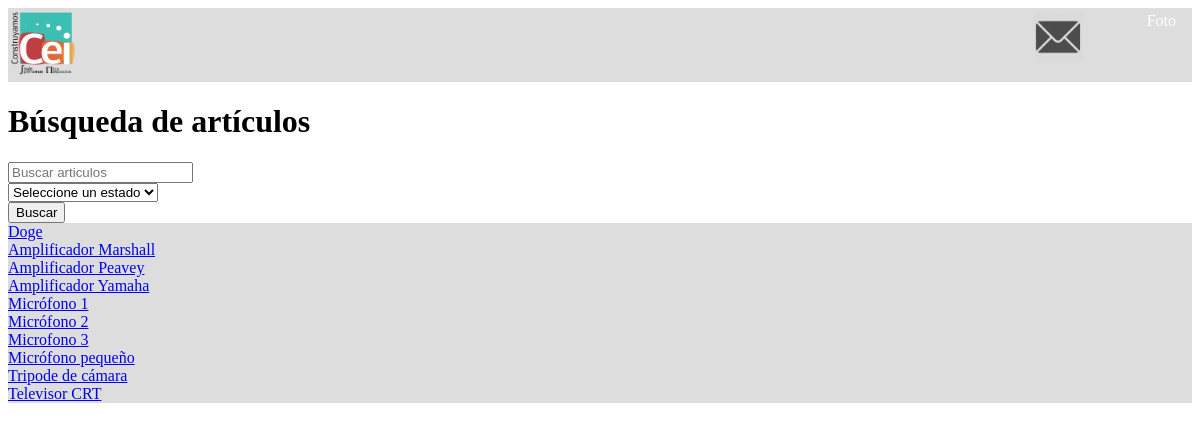
Before: /user/busqueda/ with the older database file.
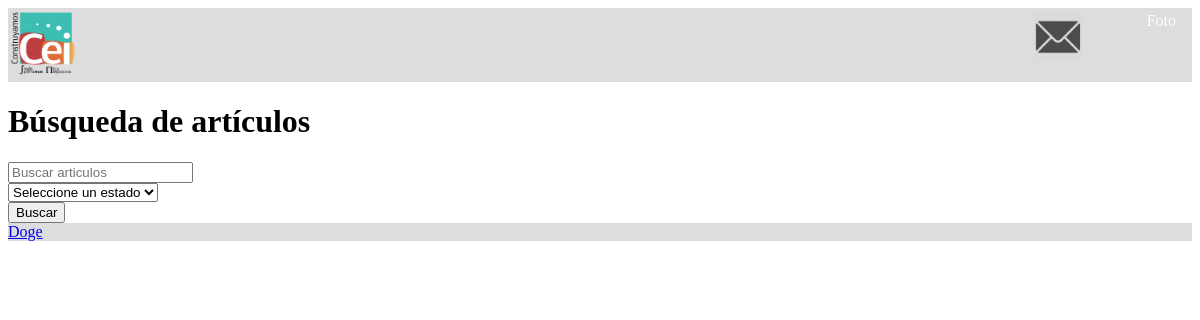
After: the same page with the newer database file.
### articulos/models.py (models this page shows)
class Articulos(models.Model):
    ESTADOS_ART = ((1, 'Disponible'), (2, 'Prestado'), (3, 'Reparación'), (4, 'Perdido'))
    estado_articulo = models.IntegerField(choices=ESTADOS_ART, default=1)
    nombre_articulo = models.CharField(max_length=200)
    descripcion_articulo = models.CharField(max_length=1500)
    id_articulo = models.IntegerField()
    foto_articulo = models.ImageField(upload_to='uploads/fotos_articulos')

### userlanding/views.py (the view)
# urls.py: path('user/busqueda/', user_views.busqueda, name='nombre_articulo'),
def busqueda(request):
    resultados = Articulos.objects.all()
    search_name = request.GET.get("nombre")
    if search_name:
        resultados = resultados.filter(nombre_articulo__icontains=search_name)
    search_status = request.GET.get("estado")
    if search_status and search_status != '0':
        resultados = resultados.filter(estado_articulo=search_status)
    context = {'resultados' : resultados}
    return render(request, 'busqueda_articulos.html', context)

### templates/busqueda_articulos.html (shortened to what this page needs)
<!DOCTYPE html>
<html lang="es">
<head>
</head>
{% extends "TopBar.html" %}
{% block content %}
<h1>Búsqueda de artículos</h1>
<form method="GET" action="">
    <input type="text" name="nombre" placeholder="Buscar articulos"/> <br>
    <select name="estado">
        <option value="0">Seleccione un estado</option>
    </select> <br>
    <input type="submit" value="Buscar"/>
</form>
<ul>
{%for articulo in resultados %}
    <a href="/articulos/{{ articulo.id }}">{{ articulo.nombre_articulo }}</a> <br>
{% endfor %}
</ul>
{% endblock %}

### templates/TopBar.html (shortened to what this page needs)
<!DOCTYPE html>
<html lang="es">
<head>
</head>
<header>
<ul>
  <li><img id="LogoCEI" src="/media/cosas/logoCEI2014.png" onclick="" alt="Mountain View" width="70" height="70"><br></li>
  <div class="right">
  <li><a><img id="Mail" src="/media/cosas/mailIcon.png" onclick="" alt="Mountain View" width="50" height="50"></a></li>
  <li><a href="#Nombre de usuario"> {{ perfil.nombre }} </a></li>
  <li><a href="#foto">Foto</a></li>
  </div>
</ul>
</header>
<body>
    {% block content %}
    {% endblock %}
</body>
</html>

### templates/TopBar.html (style rules this page uses)
ul { list-style-type: none; margin: 0; padding: 0; overflow: hidden; background-color: #ddd; }
li { float: left; }
li a { display: block; color: white; text-align: center; padding: 4px 16px; text-decoration: none; }
.right { text-align: right; float: right; }

Changed rows visible on the page:
removed Articulos: nombre_articulo "Amplificador Marshall"
removed Articulos: nombre_articulo "Amplificador Peavey"
removed Articulos: nombre_articulo "Amplificador Yamaha"
removed Articulos: nombre_articulo "Micrófono 1"
removed Articulos: nombre_articulo "Micrófono 2"
removed Articulos: nombre_articulo "Microfono 3"
removed Articulos: nombre_articulo "Micrófono pequeño"
removed Articulos: nombre_articulo "Tripode de cámara"
removed Articulos: nombre_articulo "Televisor CRT"
